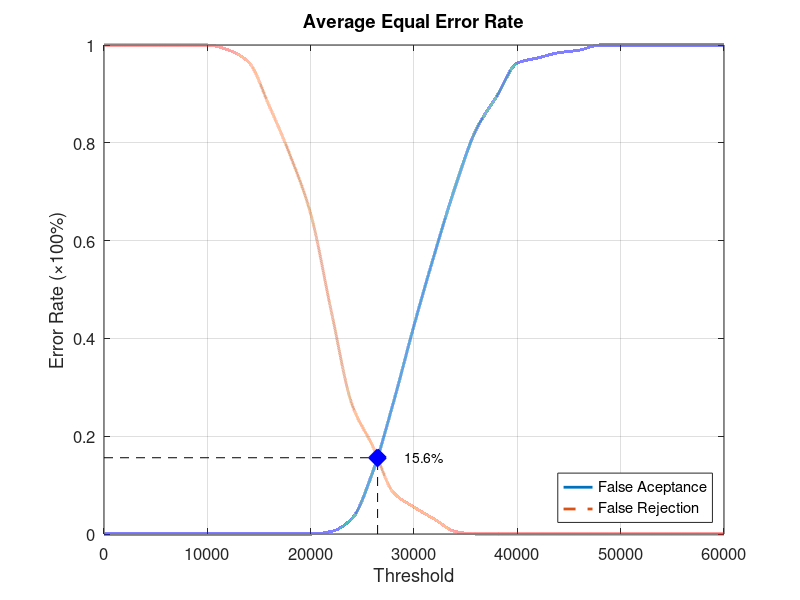
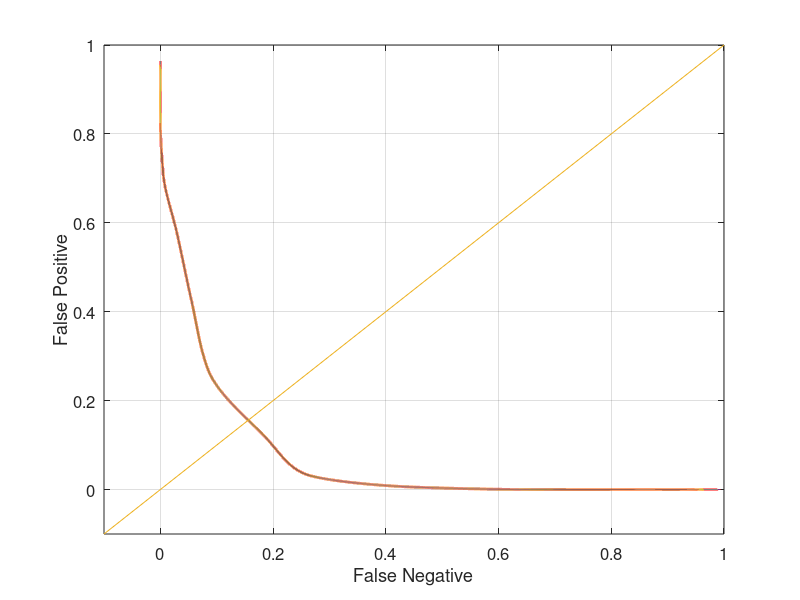

Reproduce these figures in MATLAB, in order.
function yEER = Database4_1
close all;
clear;
clc;
x = 0:2000:60000;
xq = 0:0.5:60000;

y0 = [0 0 0 0 0 0 0 0 0 0 0 0.00526316 0.0315789 0.126316 0.268421 0.426316 0.573684 0.710526 0.826316 0.894737 0.963158 0.973684 0.984211 0.989474 1 1 1 1 1 1 1];
yy0 = interp1(x, y0, xq, 'pchip');
y1 = [1 1 1 1 1 1 0.99 0.965 0.875 0.775 0.655 0.455 0.265 0.18 0.085 0.055 0.03 0.005 0 0 0 0 0 0 0 0 0 0 0 0 0];
yy1 = interp1(x, y1, xq, 'pchip');

% Calculating EER: 
y2 = abs(y0 - y1);
find(y2 == min(y2))
yy2 = abs(yy0 - yy1);
xEER = find(yy2 == min(yy2));
xEERIndex = xq(xEER) % X-axis EER
yEER = yy0(xEER) % Y-axis EER

main = figure
plot(xq, yy0,'-','LineWidth', 2);	hold on
plot(xq, yy1,'--','LineWidth', 2);	hold on
plot([xEERIndex xEERIndex], [0 yEER], 'k--');	hold on
plot([0 xEERIndex], [yEER yEER], 'k--');	hold on
plot(xEERIndex, yEER, 'bx', 'LineWidth', 10);	hold on
text(xEERIndex + 10 * xEERIndex / 100, yEER, [num2str(round((10000 * yEER)) / 100) '%'])
legend('False Aceptance', 'False Rejection', 'Location', 'SouthEast')
xlabel('Threshold')
ylabel('Error Rate (\times100%)')
title('Average Equal Error Rate')
set(gca, 'FontSize', 12)
axis([0 60000 0 1])
grid on

print(main, 'Database4_1Main', '-dpng');
FNRxFPR = figure('Color', [1 1 1]);
plot(yy1, yy0, '-', yy1, yy0, 'LineWidth', 2);
hold on
y = -0.1:0.1:1
plot(y, y); 
set(gca, 'FontSize', 12)
xlabel('False Negative')
ylabel('False Positive')
axis([-0.1 1 -0.1 1])
set(gca, 'FontSize', 12)
grid on

print(FNRxFPR, 'Database4_1FNRxFPR','-dpng');
end
